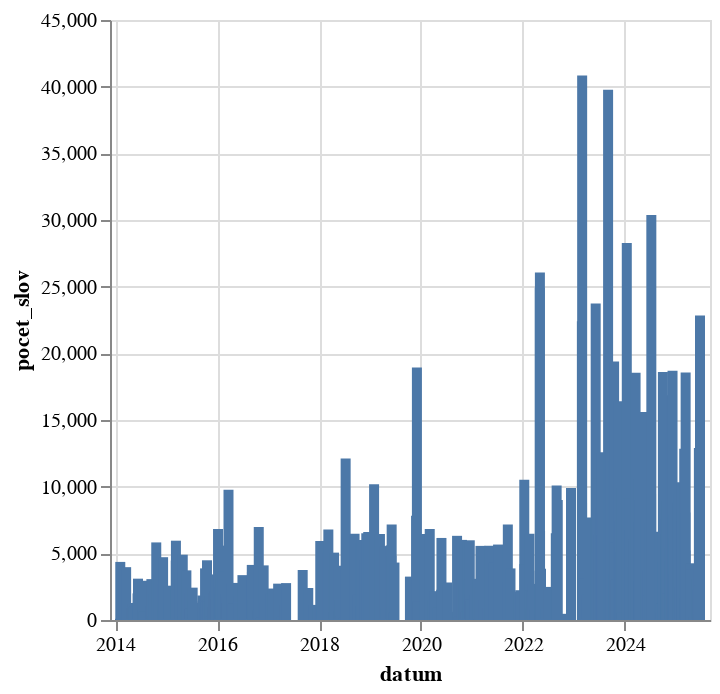

Notebook source saved alongside this figure:
### Code cell
alt.Chart(
    df.filter(pl.col("mluvci").str.contains("Andrej Babiš")).sort(by="datum").group_by_dynamic(index_column="datum",every="1d").agg(pl.col("pocet_slov").sum()).to_pandas()
).mark_bar(
).encode(
    alt.X("datum:T"),
    alt.Y("pocet_slov:Q")
)

### Figure 1 — Vega-Lite specification as saved in the notebook (floating-point values rounded to 4 significant figures; data arrays with more than 128 entries replaced by an {"elided": "..."} marker saying what was removed)
{"config": {"view": {"continuousWidth": 300, "continuousHeight": 300}}, "data": {"name": "data-8ff4606f7d99ad49f85b02715bb24b2a"}, "mark": {"type": "bar"}, "encoding": {"x": {"field": "datum", "type": "temporal"}, "y": {"field": "pocet_slov", "type": "quantitative"}}, "$schema": "https://vega.github.io/schema/vega-lite/v5.8.0.json", "datasets": {"data-8ff4606f7d99ad49f85b02715bb24b2a": {"elided": "325 records"}}}
